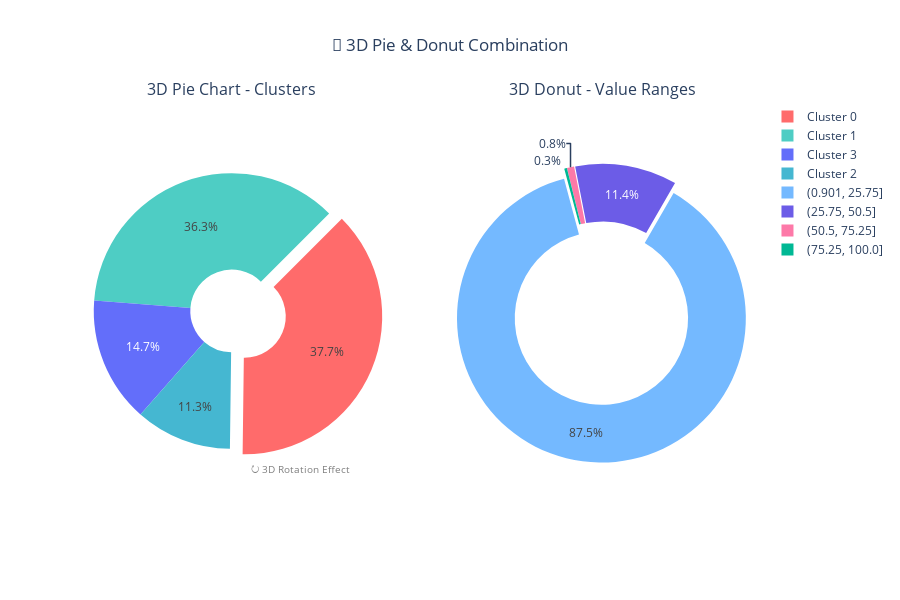

Here is the notebook cell this chart was saved with:
### Markdown cell above
### 3D chart version

### Code cell
def create_3d_pie_donut_combo(df):
    # Prepare data
    cluster_counts = df['cluster'].value_counts().sort_index()
    value_bins = pd.cut(df['value'], bins=4)
    value_counts = value_bins.value_counts().sort_index()
    
    fig = make_subplots(
        rows=1, cols=2,
        specs=[[{'type': 'domain'}, {'type': 'domain'}]],
        subplot_titles=('3D Pie Chart - Clusters', '3D Donut - Value Ranges')
    )
    
    # 3D Pie Chart
    fig.add_trace(go.Pie(
        labels=[f'Cluster {i}' for i in cluster_counts.index],
        values=cluster_counts.values,
        name="Clusters",
        marker=dict(colors=['#FF6B6B', '#4ECDC4', '#45B7D1']),
        hole=0.3,
        pull=[0.1, 0, 0],  # 3D effect
        rotation=45  # Rotation for 3D effect
    ), 1, 1)
    
    # 3D Donut Chart
    fig.add_trace(go.Pie(
        labels=value_counts.index.astype(str),
        values=value_counts.values,
        name="Value Ranges",
        marker=dict(colors=['#74B9FF', '#6C5CE7', '#FD79A8', '#00B894']),
        hole=0.6,
        pull=[0.05, 0.02, 0.02, 0.02],
        rotation=30
    ), 1, 2)
    
    # Update layout
    fig.update_layout(
        title_text="🎪 3D Pie & Donut Combination",
        title_x=0.5,
        height=600,
        width=900,
        showlegend=True
    )
    
    # Add 3D effect through annotations
    fig.add_annotation(
        x=0.25, y=0.1,
        text="↻ 3D Rotation Effect",
        showarrow=False,
        font=dict(size=10, color="gray")
    )
    
    return fig

# Create 3D version
pie_3d_fig = create_3d_pie_donut_combo(dataset)
pie_3d_fig.show()

### Figure 1 — Plotly figure (JSON) as saved in the notebook; plotly's stock layout.template omitted (floating-point values rounded to 4 significant figures)
{"data": [{"domain": {"x": [0, 0.45], "y": [0, 1]}, "hole": 0.3, "labels": ["Cluster 0", "Cluster 1", "Cluster 2", "Cluster 3"], "marker": {"colors": ["#FF6B6B", "#4ECDC4", "#45B7D1"]}, "name": "Clusters", "pull": [0.1, 0, 0], "rotation": 45, "type": "pie", "values": [377, 363, 113, 147]}, {"domain": {"x": [0.55, 1], "y": [0, 1]}, "hole": 0.6, "labels": ["(0.901, 25.75]", "(25.75, 50.5]", "(50.5, 75.25]", "(75.25, 100.0]"], "marker": {"colors": ["#74B9FF", "#6C5CE7", "#FD79A8", "#00B894"]}, "name": "Value Ranges", "pull": [0.05, 0.02, 0.02, 0.02], "rotation": 30, "type": "pie", "values": [875, 114, 8, 3]}], "layout": {"annotations": [{"font": {"size": 16}, "showarrow": false, "text": "3D Pie Chart - Clusters", "x": 0.225, "xanchor": "center", "xref": "paper", "y": 1, "yanchor": "bottom", "yref": "paper"}, {"font": {"size": 16}, "showarrow": false, "text": "3D Donut - Value Ranges", "x": 0.775, "xanchor": "center", "xref": "paper", "y": 1, "yanchor": "bottom", "yref": "paper"}, {"font": {"color": "gray", "size": 10}, "showarrow": false, "text": "↻ 3D Rotation Effect", "x": 0.25, "y": 0.1}], "height": 600, "showlegend": true, "title": {"text": "🎪 3D Pie & Donut Combination", "x": 0.5}, "width": 900}}
